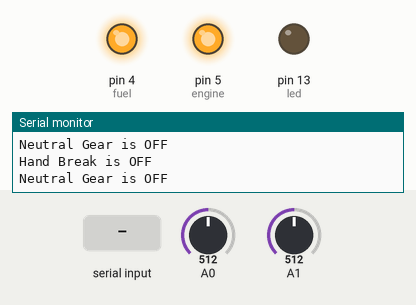
A sketch run on a simulated Arduino Uno, built with avr-gcc and run on an emulated ATmega328P. Shown: output pins drawn as LEDs (lit = HIGH), the last lines printed to the serial monitor. The inputs (shaded band) are chosen by the test bench; at power-on: A0 = 512, A1 = 512.

Above: at 1.2 s.
1.3 s: A0 set to 211
4.3 s: A0 set to 194
5.9 s: A1 set to 215
8.9 s: A1 set to 187
10.5 s: "2222\n" received over the second serial link
At 11.3 s:
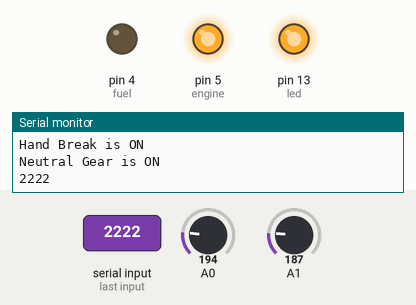
At 14.3 s:
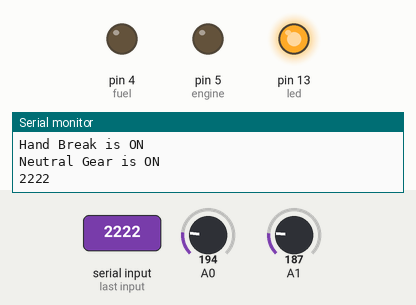
Timing chart, 0 to 16.0 s (numbered marks = the images above; inputs shaded):
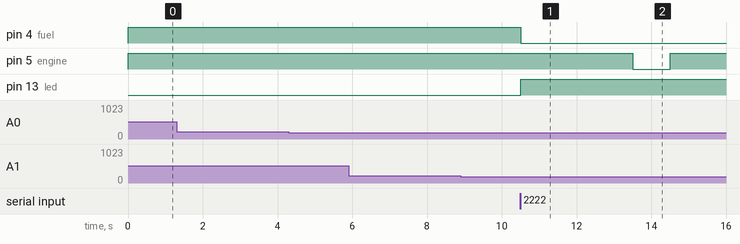

Measured:
- after the input at 10.5 s, pin 4 (fuel): HIGH → LOW at once; pin 5 (engine): HIGH → LOW after 3.0 s, → HIGH 1.0 s later; pin 13 (led): LOW → HIGH at once

The sketch:

BVEH_V1_RX.ino
```cpp
#include <SoftwareSerial.h>

SoftwareSerial mySerial(2, 3); // RX, TX


#define fuel 4
#define engine 5

int led = 13;

unsigned long last = millis();//set timer

void setup() {
  mySerial.begin(9600);
  Serial.begin(9600);
  pinMode(led, OUTPUT);
  pinMode(fuel, OUTPUT);
  pinMode(engine, OUTPUT);
  digitalWrite(fuel, HIGH);
  digitalWrite(engine, HIGH);
}

void loop() {

  // read the input on analog pin 0
  int handValue = analogRead(A0);

  // read the input on analog pin 1
  int gearValue = analogRead(A1);

  // Convert the analog reading (which goes from 0 - 1023) to a voltage (0 - 5V):
  float handVoltage = handValue * (5.0 / 1023.0);

  // Convert the analog reading (which goes from 0 - 1023) to a voltage (0 - 5V):
  float gearVoltage = gearValue * (5.0 / 1023.0);

  int hand = 0;

  int gear = 0;

  if (handVoltage < 1)
  {
    Serial.println("Hand Break is ON");
    hand = 1;
  }
  else
  {
    hand = 0;
    Serial.println("Hand Break is OFF");
  }

  if (gearVoltage < 1)
  {
    Serial.println("Neutral Gear is ON");
    gear = 1;
  }
  else
  {
    gear = 0;
    Serial.println("Neutral Gear is OFF");
  }

  boolean ledState = digitalRead(led);//check if the LED is turned on or off. Returns 1 or 0

  if(mySerial.available() > 1){
    int input = mySerial.parseInt();//read serial input and convert to integer (-32,768 to 32,767)
    Serial.print(input);
    if(millis() - last > 250){//if time now is 250 milliseconds greater than last time
      if(ledState == 0 && input == 2222){//if LED is off and button code is ok
        if(hand == 1 && gear == 1){
          digitalWrite(led, HIGH);
          digitalWrite(fuel , LOW);
          delay(3000);
          digitalWrite(engine , LOW);
          delay(1000);
          digitalWrite(engine , HIGH);
        }
      }else if(ledState == 1 && input == 2222){//if LED is on and button code is ok
          digitalWrite(led, LOW);
          digitalWrite(fuel , HIGH);
      }

    }

    mySerial.flush();//clear the serial buffer for unwanted inputs
    last = millis();//reset timer
  }
  delay(20);//delay little for better serial communication

}
```
